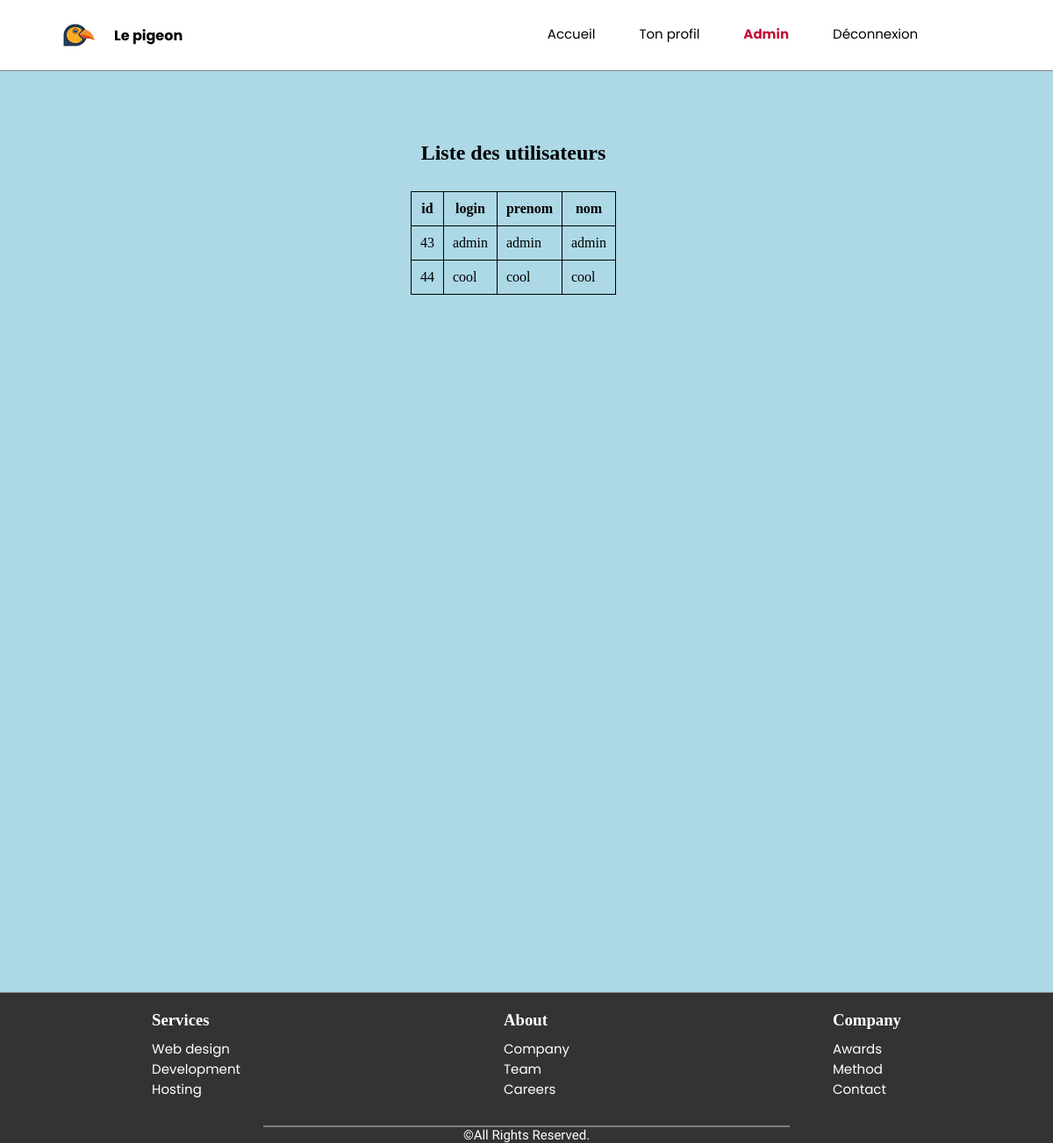
/admin.php, run on an earlier commit of the app's database.
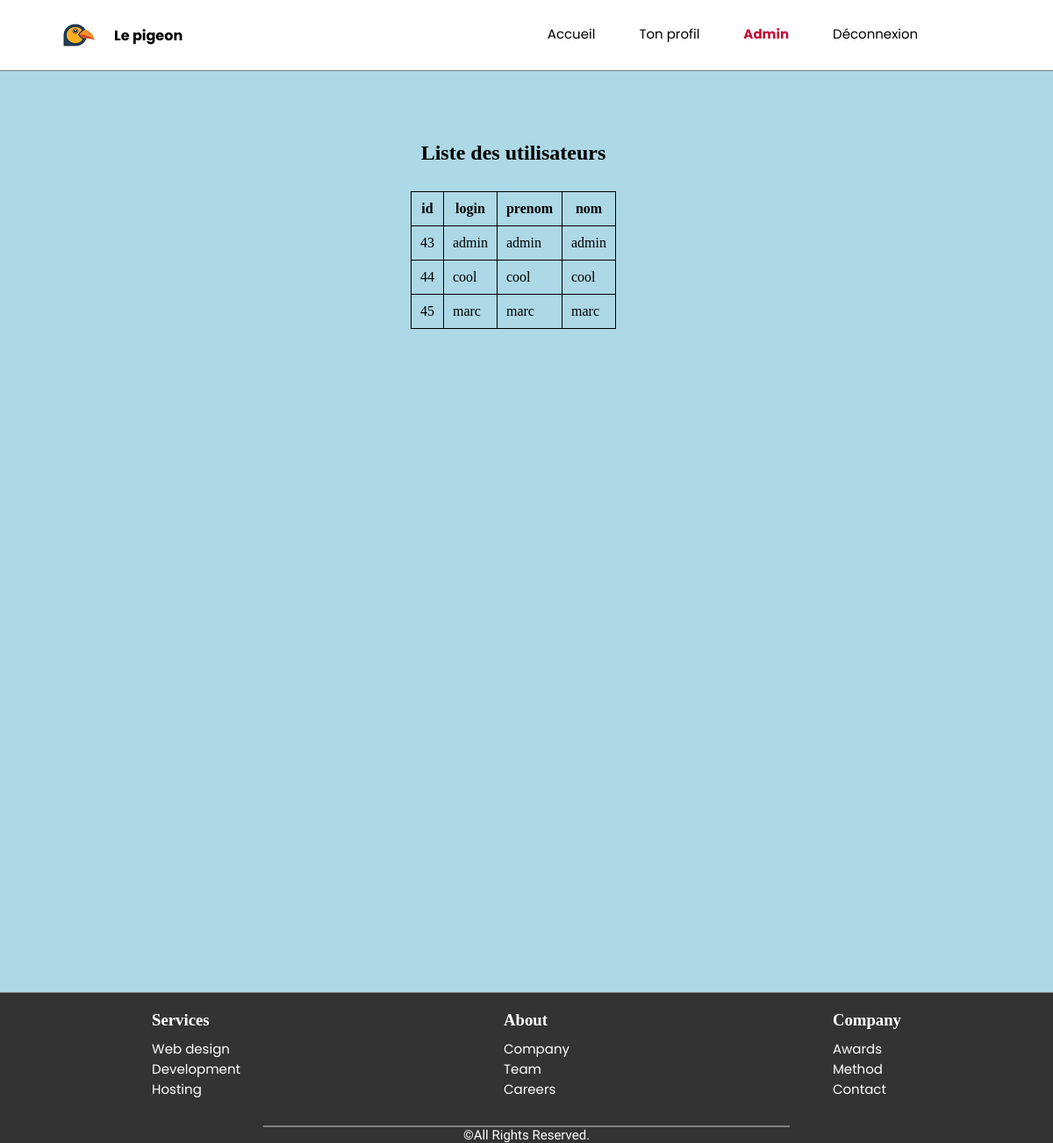
And on a later commit of the database.
### tables this page shows
CREATE TABLE `utilisateurs` (
  `id` int NOT NULL,
  `login` varchar(255) NOT NULL,
  `prenom` varchar(255) NOT NULL,
  `nom` varchar(255) NOT NULL,
  `password` varchar(255) NOT NULL
);

### admin.php (the view, shortened to what this page needs)
<!DOCTYPE html>
<html lang="fr">
<head>
    <link rel="stylesheet" href="./assets/css/style.css" />
</head>
<body>
    <header>
        <div class=logo_title>
            <a href="index.php">
                <div class="logo"><img src="./assets/images/logo.png" alt="logo page principal">
                </div>
            </a>
            <div class=title>Le pigeon</div>
        </div>
        <nav class="container_menu">
            <a class="#" href="./index.php">Accueil</a>
            <a class="#" href="./profil.php">Ton profil </a>
            <a class="active" href="./admin.php">Admin </a>
            <a class="#" href="deconnexion.php">Déconnexion</a>
        </nav>
    </header>
    <main>
        <?php
        $connexion = mysqli_connect('localhost', 'root');
        mysqli_select_db($connexion, 'moduleconnexion');
        $command= "SELECT id,login,prenom,nom FROM utilisateurs ";
        $result = mysqli_query($connexion, $command);
        ?>
        <h2> Liste des utilisateurs</h2>
        <table>
            <tr>
                <?php
            $fields = mysqli_fetch_fields($result);
            foreach ($fields as $field) {
            echo"<th>".htmlspecialchars($field->name)."</th>";}
            ?>
            </tr>
            <?php
            while ($row = mysqli_fetch_assoc($result)) {
            echo "<tr>";
            foreach ($fields as $field) {
            $fieldName = $field->name;
            echo "<td>" . htmlspecialchars($row[$fieldName]) . "</td>";
            }
            echo"</tr>";
            }
            ?>
        </table>
    </main>
    <footer>
        <div class="container_footer">
            <div>
                <h3>Services</h3>
                <ul>
                    <li><a href="#">Web design</a></li>
                    <li><a href="#">Development</a></li>
                    <li><a href="#">Hosting</a></li>
                </ul>
            </div>
            <div>
                <h3>About</h3>
                <ul>
                    <li><a href="#">Company</a></li>
                    <li><a href="#">Team</a></li>
                    <li><a href="#">Careers</a></li>
                </ul>
            </div>
            <div>
                <h3>Company </h3>
                <ul>
                    <li><a href="#">Awards</a></li>
                    <li><a href="#">Method</a></li>
                    <li><a href="#">Contact</a></li>
                </ul>
            </div>
        </div>
        <hr class=hr_milieu>
        <p> ©All Rights Reserved.</p>
    </footer>
</body>
</html>

What changed in the data, as far as the page shows it:
added utilisateurs: id "45", login "marc", prenom "marc", nom "marc"
